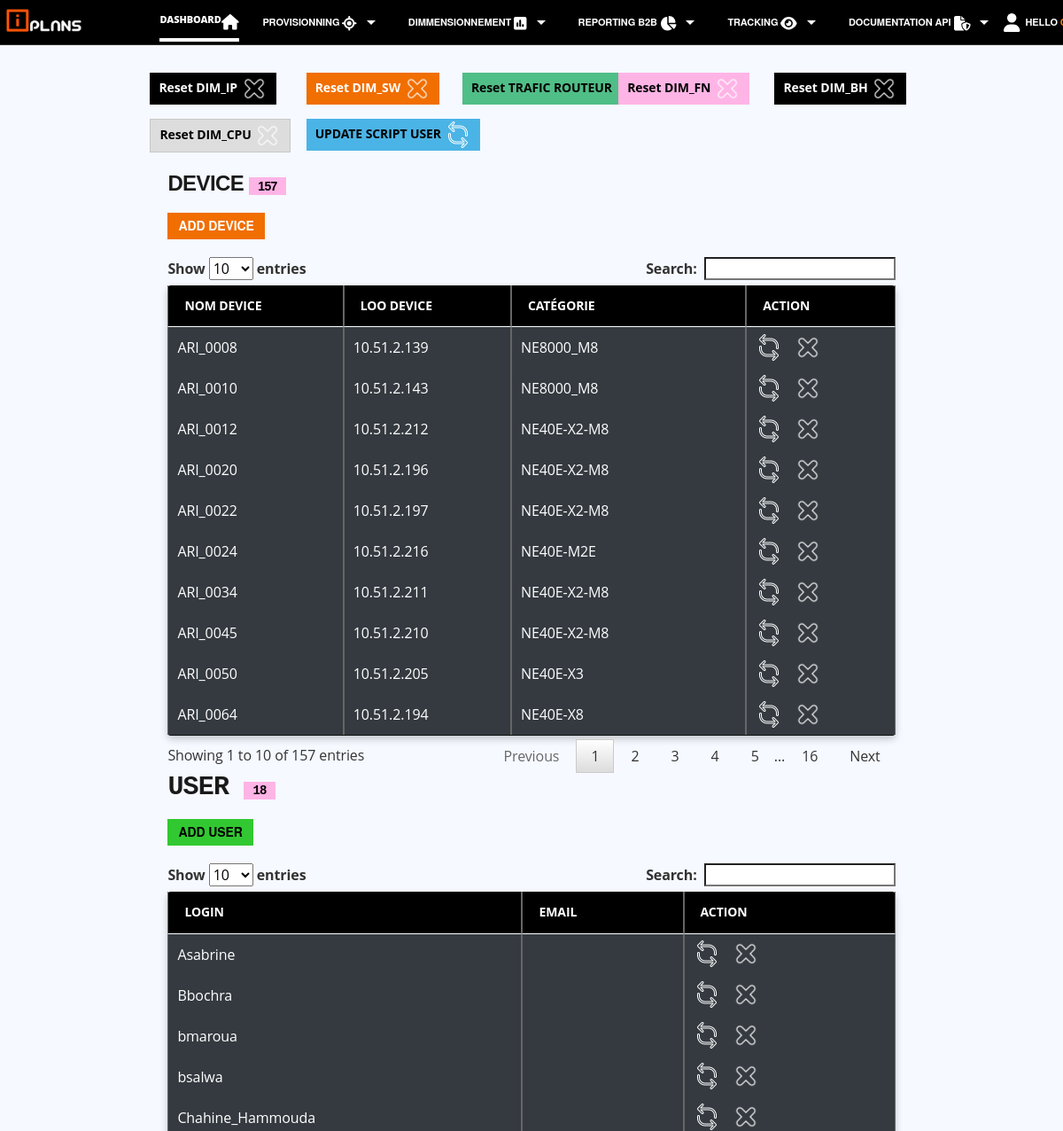
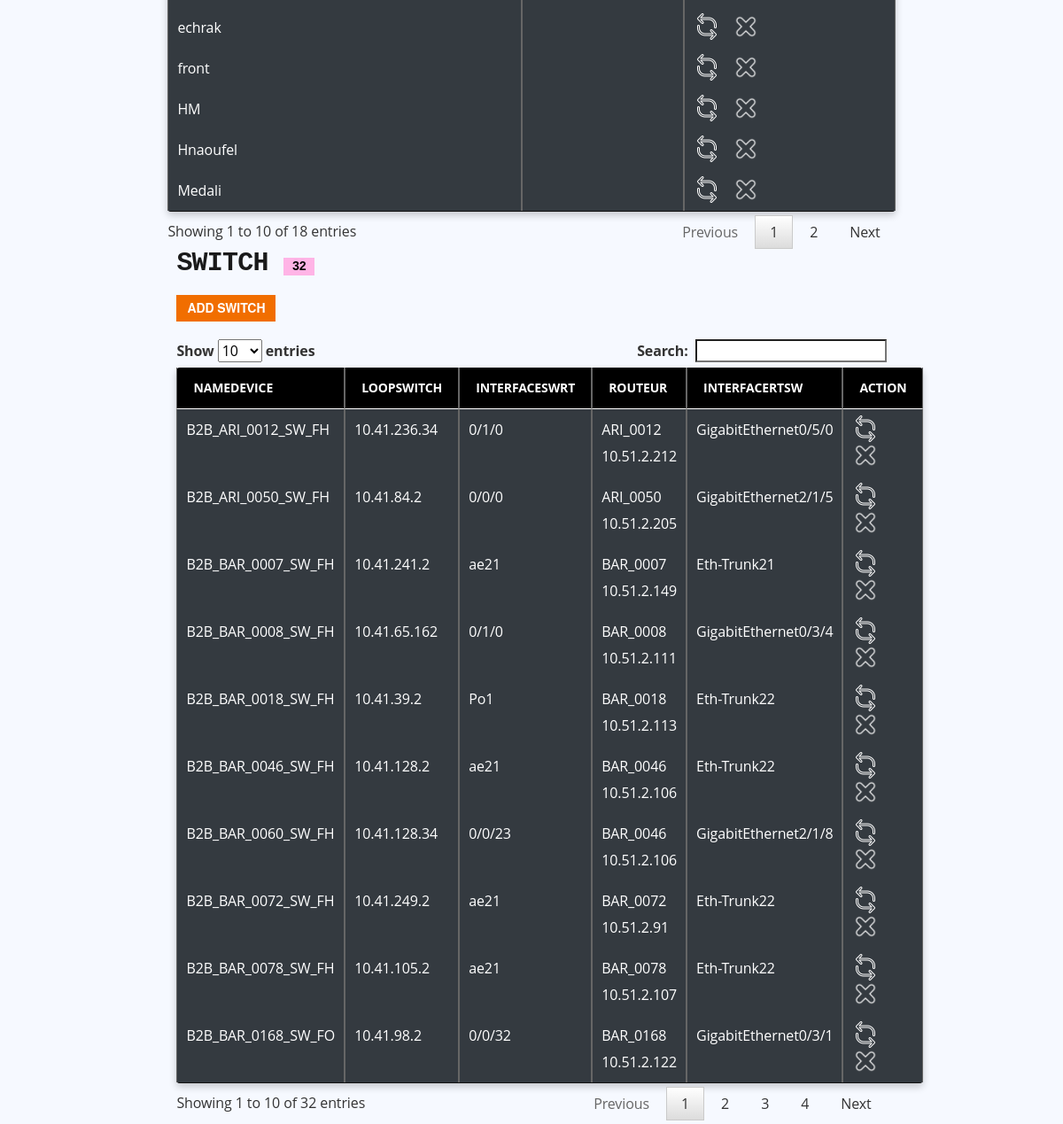
Screenshot of / (signed in) with the database file from the repository (2 pictures, top to bottom).
### list_routeurs/models.py (models this page shows, shortened)
class Routeur(models.Model):
    name=models.CharField(max_length=190, null=True, unique=True)
    Loopback=(
('10.51.2.1', '10.51.2.1'),
('10.51.2.10', '10.51.2.10'),
('10.51.2.100', '10.51.2.100'),
('10.51.2.101', '10.51.2.101'),
('10.51.2.102', '10.51.2.102'),
('10.51.2.103', '10.51.2.103'),
('10.51.2.104', '10.51.2.104'),
('10.51.2.105', '10.51.2.105'),
('10.51.2.106', '10.51.2.106'),
('10.51.2.107', '10.51.2.107'),
('10.51.2.108', '10.51.2.108'),
('10.51.2.109', '10.51.2.109'),
('10.51.2.11', '10.51.2.11'),
('10.51.2.110', '10.51.2.110'),
('10.51.2.111', '10.51.2.111'),
('10.51.2.112', '10.51.2.112'),
('10.51.2.113', '10.51.2.113'),
('10.51.2.114', '10.51.2.114'),
('10.51.2.115', '10.51.2.115'),
('10.51.2.116', '10.51.2.116'),
('10.51.2.117', '10.51.2.117'),
('10.51.2.118', '10.51.2.118'),
('10.51.2.119', '10.51.2.119'),
('10.51.2.12', '10.51.2.12'),
('10.51.2.120', '10.51.2.120'),
('10.51.2.121', '10.51.2.121'),
('10.51.2.122', '10.51.2.122'),
('10.51.2.123', '10.51.2.123'),
('10.51.2.124', '10.51.2.124'),
('10.51.2.125', '10.51.2.125'),
('10.51.2.126', '10.51.2.126'),
('10.51.2.127', '10.51.2.127'),
('10.51.2.128', '10.51.2.128'),
('10.51.2.129', '10.51.2.129'),
('10.51.2.13', '10.51.2.13'),
('10.51.2.130', '10.51.2.130'),
('10.51.2.131', '10.51.2.131'),
('10.51.2.132', '10.51.2.132'),
('10.51.2.133', '10.51.2.133'),
('10.51.2.134', '10.51.2.134'),
('10.51.2.135', '10.51.2.135'),
('10.51.2.136', '10.51.2.136'),
('10.51.2.137', '10.51.2.137'),
('10.51.2.138', '10.51.2.138'),
('10.51.2.139', '10.51.2.139'),
('10.51.2.14', '10.51.2.14'),
('10.51.2.140', '10.51.2.140'),
('10.51.2.141', '10.51.2.141'),
('10.51.2.142', '10.51.2.142'),
('10.51.2.143', '10.51.2.143'),
('10.51.2.144', '10.51.2.144'),
('10.51.2.145', '10.51.2.145'),
('10.51.2.146', '10.51.2.146'),
('10.51.2.147', '10.51.2.147'),
('10.51.2.148', '10.51.2.148'),
('10.51.2.149', '10.51.2.149'),
('10.51.2.15', '10.51.2.15'),
('10.51.2.151', '10.51.2.151'),
('10.51.2.152', '10.51.2.152'),
('10.51.2.153', '10.51.2.153'),
('10.51.2.154', '10.51.2.154'),
('10.51.2.155', '10.51.2.155'),
('10.51.2.156', '10.51.2.156'),
('10.51.2.157', '10.51.2.157'),
('10.51.2.158', '10.51.2.158'),
('10.51.2.159', '10.51.2.159'),
('10.51.2.16', '10.51.2.16'),
('10.51.2.160', '10.51.2.160'),
('10.51.2.161', '10.51.2.161'),
('10.51.2.162', '10.51.2.162'),
('10.51.2.163', '10.51.2.163'),
('10.51.2.164', '10.51.2.164'),
('10.51.2.165', '10.51.2.165'),
('10.51.2.166', '10.51.2.166'),
('10.51.2.167', '10.51.2.167'),
('10.51.2.168', '10.51.2.168'),
('10.51.2.169', '10.51.2.169'),
('10.51.2.17', '10.51.2.17'),
('10.51.2.170', '10.51.2.170'),
('10.51.2.171', '10.51.2.171'),
('10.51.2.172', '10.51.2.172'),
('10.51.2.173', '10.51.2.173'),
('10.51.2.174', '10.51.2.174'),
('10.51.2.175', '10.51.2.175'),
('10.51.2.176', '10.51.2.176'),
('10.51.2.177', '10.51.2.177'),
('10.51.2.178', '10.51.2.178'),
('10.51.2.179', '10.51.2.179'),
('10.51.2.18', '10.51.2.18'),
('10.51.2.180', '10.51.2.180'),
('10.51.2.181', '10.51.2.181'),
('10.51.2.182', '10.51.2.182'),
('10.51.2.183', '10.51.2.183'),
('10.51.2.184', '10.51.2.184'),
('10.51.2.185', '10.51.2.185'),
('10.51.2.186', '10.51.2.186'),
('10.51.2.187', '10.51.2.187'),
('10.51.2.188', '10.51.2.188'),
('10.51.2.189', '10.51.2.189'),
('10.51.2.19', '10.51.2.19'),
('10.51.2.190', '10.51.2.190'),
('10.51.2.191', '10.51.2.191'),
('10.51.2.192', '10.51.2.192'),
('10.51.2.193', '10.51.2.193'),
('10.51.2.194', '10.51.2.194'),
('10.51.2.195', '10.51.2.195'),
('10.51.2.196', '10.51.2.196'),
('10.51.2.197', '10.51.2.197'),
('10.51.2.198', '10.51.2.198'),
('10.51.2.199', '10.51.2.199'),
('10.51.2.2', '10.51.2.2'),
('10.51.2.20', '10.51.2.20'),
('10.51.2.201', '10.51.2.201'),
('10.51.2.202', '10.51.2.202'),
('10.51.2.203', '10.51.2.203'),
('10.51.2.204', '10.51.2.204'),
('10.51.2.205', '10.51.2.205'),
('10.51.2.206', '10.51.2.206'),
('10.51.2.207', '10.51.2.207'),
('10.51.2.208', '10.51.2.208'),
('10.51.2.209', '10.51.2.209'),
('10.51.2.21', '10.51.2.21'),
('10.51.2.210', '10.51.2.210'),
('10.51.2.211', '10.51.2.211'),
('10.51.2.212', '10.51.2.212'),
('10.51.2.213', '10.51.2.213'),
('10.51.2.214', '10.51.2.214'),
('10.51.2.215', '10.51.2.215'),
('10.51.2.216', '10.51.2.216'),
('10.51.2.217', '10.51.2.217'),
('10.51.2.218', '10.51.2.218'),
('10.51.2.219', '10.51.2.219'),
('10.51.2.22', '10.51.2.22'),
('10.51.2.220', '10.51.2.220'),
('10.51.2.221', '10.51.2.221'),
('10.51.2.222', '10.51.2.222'),
('10.51.2.223', '10.51.2.224'),
('10.51.2.225', '10.51.2.225'),
('10.51.2.226', '10.51.2.226'),
('10.51.2.227', '10.51.2.227'),
('10.51.2.228', '10.51.2.228'),
('10.51.2.229', '10.51.2.229'),
('10.51.2.23', '10.51.2.23'),
('10.51.2.230', '10.51.2.230'),
('10.51.2.231', '10.51.2.231'),
('10.51.2.232', '10.51.2.232'),
('10.51.2.233', '10.51.2.233'),
('10.51.2.234', '10.51.2.234'),
('10.51.2.235', '10.51.2.235'),
('10.51.2.236', '10.51.2.236'),
('10.51.2.237', '10.51.2.237'),
('10.51.2.238', '10.51.2.238'),
('10.51.2.239', '10.51.2.239'),
('10.51.2.24', '10.51.2.24'),
('10.51.2.240', '10.51.2.240'),
('10.51.2.241', '10.51.2.241'),
('10.51.2.242', '10.51.2.242'),
('10.51.2.243', '10.51.2.243'),
('10.51.2.244', '10.51.2.244'),
('10.51.2.245', '10.51.2.245'),
('10.51.2.246', '10.51.2.246'),
('10.51.2.247', '10.51.2.247'),
('10.51.2.248', '10.51.2.248'),
('10.51.2.249', '10.51.2.249'),
('10.51.2.25', '10.51.2.25'),
('10.51.2.250', '10.51.2.250'),
('10.51.2.251', '10.51.2.251'),
('10.51.2.252', '10.51.2.252'),
('10.51.2.253', '10.51.2.253'),
('10.51.2.254', '10.51.2.254'),
('10.51.2.26', '10.51.2.26'),
('10.51.2.27', '10.51.2.27'),
('10.51.2.28', '10.51.2.28'),
('10.51.2.29', '10.51.2.29'),
('10.51.2.3', '10.51.2.3'),
('10.51.2.30', '10.51.2.30'),
('10.51.2.31', '10.51.2.31'),
('10.51.2.32', '10.51.2.32'),
('10.51.2.33', '10.51.2.33'),
('10.51.2.34', '10.51.2.34'),
('10.51.2.35', '10.51.2.35'),
('10.51.2.36', '10.51.2.36'),
('10.51.2.37', '10.51.2.37'),
('10.51.2.38', '10.51.2.38'),
('10.51.2.39', '10.51.2.39'),
('10.51.2.4', '10.51.2.4'),
('10.51.2.40', '10.51.2.40'),
('10.51.2.41', '10.51.2.41'),
('10.51.2.42', '10.51.2.42'),
('10.51.2.43', '10.51.2.43'),
('10.51.2.44', '10.51.2.44'),
('10.51.2.45', '10.51.2.45'),
('10.51.2.46', '10.51.2.46'),
('10.51.2.47', '10.51.2.47'),
('10.51.2.48', '10.51.2.48'),
('10.51.2.49', '10.51.2.49'),
('10.51.2.5', '10.51.2.5'),
('10.51.2.50', '10.51.2.50'),
('10.51.2.51', '10.51.2.51'),
('10.51.2.52', '10.51.2.52'),
('10.51.2.53', '10.51.2.53'),
('10.51.2.54', '10.51.2.54'),
('10.51.2.55', '10.51.2.55'),
('10.51.2.56', '10.51.2.56'),
('10.51.2.57', '10.51.2.57'),
('10.51.2.58', '10.51.2.58'),
('10.51.2.59', '10.51.2.59'),
('10.51.2.6', '10.51.2.6'),
('10.51.2.60', '10.51.2.60'),
('10.51.2.61', '10.51.2.61'),
('10.51.2.62', '10.51.2.62'),
('10.51.2.63', '10.51.2.63'),
('10.51.2.64', '10.51.2.64'),
('10.51.2.65', '10.51.2.65'),
('10.51.2.66', '10.51.2.66'),
('10.51.2.67', '10.51.2.67'),
('10.51.2.68', '10.51.2.68'),
('10.51.2.69', '10.51.2.69'),
('10.51.2.7', '10.51.2.7'),
('10.51.2.70', '10.51.2.70'),
('10.51.2.71', '10.51.2.71'),
('10.51.2.72', '10.51.2.72'),
('10.51.2.73', '10.51.2.73'),
('10.51.2.74', '10.51.2.74'),
('10.51.2.75', '10.51.2.75'),
('10.51.2.76', '10.51.2.76'),
('10.51.2.78', '10.51.2.78'),
('10.51.2.79', '10.51.2.79'),
('10.51.2.8', '10.51.2.8'),
('10.51.2.80', '10.51.2.80'),
('10.51.2.81', '10.51.2.81'),
('10.51.2.82', '10.51.2.82'),
('10.51.2.83', '10.51.2.83'),
('10.51.2.84', '10.51.2.84'),
('10.51.2.85', '10.51.2.85'),
('10.51.2.86', '10.51.2.86'),
('10.51.2.87', '10.51.2.87'),
('10.51.2.88', '10.51.2.88'),
('10.51.2.89', '10.51.2.89'),
('10.51.2.9', '10.51.2.9'),
('10.51.2.90', '10.51.2.90'),
('10.51.2.91', '10.51.2.91'),
('10.51.2.92', '10.51.2.92'),
('10.51.2.93', '10.51.2.93'),
('10.51.2.94', '10.51.2.94'),
('10.51.2.95', '10.51.2.95'),
('10.51.2.96', '10.51.2.96'),
('10.51.2.97', '10.51.2.97'),
('10.51.2.98', '10.51.2.98'),
('10.51.2.99', '10.51.2.99'),
    )
    Loopback=models.CharField(max_length=100, null=True,choices=Loopback,unique=True)
    category=(
            ('NE40E-X3','NE40E-X3'),
            ('NE40E-M2E','NE40E-M2E'),
            ('NE40E-X16A(V8)','NE40E-X16A(V8)'),
            ('NE40E-X2-M8','NE40E-X2-M8'),
            ('NE40E-X2-M8A','NE40E-X2-M8A'),
            ('NE40E-X8','NE40E-X8'),
            ('NE40E-X8A(V8)','NE40E-X8A(V8)'),
            ('NE8000_M8','NE8000_M8'),
            ('NE8000_M14','NE8000_M14'),
    )
    category=models.CharField(max_length=100, null=True,choices=category)
    percentmemory=models.FloatField(null=True,blank=True,default=0)
    percentcpu=models.FloatField(null=True,blank=True,default=0)
    def __str__(self):
        return self.name + "\n\n" + self.Loopback

class Switch(models.Model):
    namedevice=models.CharField(max_length=100, null=True,unique=True)
    loopswitch=models.CharField(max_length=100, null=True,unique=True)
    interfaceswrt=models.CharField(max_length=100, null=True)
    routeur=models.ForeignKey(Routeur,null=True,on_delete=models.SET_NULL, to_field='Loopback')
    interfacertsw=models.CharField(max_length=100, null=True)
    percent=models.FloatField(null=True,blank=True,default=0)
    capa=models.CharField(max_length=20000, null=True,default="1G")
    date=models.DateTimeField(auto_now_add=True, null=True)

### list_routeurs/decorators.py (the view, shortened to what this page needs)
        def wrapper_func(request, *args, **Kwargs):
            group =None
            if request.user.groups.exists():
                group=request.user.groups.all()[0].name
            if group == 'admin':
                return view_func(request, *args, **Kwargs )

### list_routeurs/templates/liste_routeur/dashboard.html (shortened to what this page needs)
 {% load static  %}
 {% include 'liste_routeur/head.html' %}
   <div class="container">
<div class="container-fluid">
                 <div class="row   row-cols-md-5 g-3">
            <div class="col">
                              <span class="badge  bg-secondary">Reset DIM_IP   <a href="{% url 'SCADMINBBIP' %}" class="link-success"><img src="{% static '/images/icons8-delete-64.png' %}" width="30px" alt="My image"> </a></span>
</div>
  <div class="col">
      <span class="badge  bg-primary">Reset DIM_SW   <a href="{% url 'SCADMINSW' %}" class="link-success"><img src="{% static '/images/icons8-delete-64.png' %}" width="30px" alt="My image"> </a></span>
                            </div>
                     <div class="col">
                        <span class="badge  bg-success">Reset TRAFIC ROUTEUR  <a href="{% url 'SCADMINBBTRAFIC' %}" class="link-success"><img src="{% static '/images/icons8-delete-64.png' %}" width="30px" alt="My image"> </a></span>
                            </div>
                          <div class="col">
                              <span class="badge    bg-danger">
                                  Reset DIM_FN   <a href="{% url 'SCADMINFN' %}" class="link-success"><img src="{% static '/images/icons8-delete-64.png' %}" alt="My image" width="30px" > </a></span>
                    </div>
                        <div class="col">
                            <span class="badge  bg-secondary">
                      Reset DIM_BH  <a href="{% url 'SCADMINBH' %}" class="link-success"><img src="{% static '/images/icons8-delete-64.png' %}" alt="My image" width="30px"> </a>
                            </span>
                        </div>
  <div class="col">
      <span class="badge  bg-light">
                                                  Reset DIM_CPU   <a href="{% url 'SCADMINCPU' %}" class="link-success"><img src="{% static '/images/icons8-delete-64.png' %}" alt="My image" width="30px"> </a> </span>
                        </div>
<div class="col">
    <span class="badge  bg-info"> UPDATE SCRIPT USER   <a href="{% url 'SCADMIN' %}" class="link-success"><img src="{% static '/images/icons8-refresh-60.png' %}" alt="My image" width="30px"> </a></span></div>
                 </div>
       <br>
     <div class="container">
        <div class="col">
          <h3 id="search">DEVICE <span class="badge bg-danger"> {{nbrN40}}</span>
           <h6><a href="{% url 'create' %}"class="btn btn-warning btn-sm"><h7 class="fw-bold     "> ADD DEVICE</a>
           </h6>
                  <table id="example" class="table table-dark  table-bordered" style="width:100%">
  <thead>
    <tr>
      <th scope="col" >Nom DEVICE</th>
      <th scope="col">LOo DEVICE</th>
      <th scope="col">Catégorie</th>
      <th scope="col">Action</th>
    </tr>
  </thead>
  <tbody>
  {% for item in NE40 %}
    <tr>
      <td>{{item.name}}</td>
      <td>{{item.Loopback}}</td>
      <td>{{item.category}}</td>
      <td> <a href="{% url 'update' item.id %}" class="link-success"><img src="{% static '/images/icons8-refresh-60.png' %}" alt="My image"></a>
      <a href="{% url 'deleterouteur' item.id %}" class="link-danger"><img src="{% static '/images/icons8-delete-64.png' %}" alt="My image"></a>
    </tr>
  {% endfor %}
  </tbody>
</table>
                 </div>
        <div class="col">
           <h2 class="fw-bold  font-monospace  " >USER <span class="badge bg-danger">  {{nbr_user}}</span></h4>
   <h6> <a href="{% url 'register' %}"class="btn btn-success btn-sm"> </i><h7 class="fw-bold     "> ADD USER</a>
    </h6>
     <table id="example1" class="table table-dark  table-bordered" style="width:100%">
  <thead>
    <tr>
      <th scope="col">login</th>
      <th scope="col">email</th>
      <th scope="col">Action</th>
    </tr>
  </thead>
  <tbody>
    {% for item in user %}
    <tr>
      <td>{{item.username}}</td>
      <td>{{item.email}}</td>
           <td> <a  href="{% url 'updateuser' item.id %}" class="link-success"><img src="{% static '/images/icons8-refresh-60.png' %}" alt="My image"></a>
      <a href="{% url 'deleteuser' item.id %}" class="link-danger"><img src="{% static '/images/icons8-delete-64.png' %}" alt="My image"></a>
      </td>
    </tr>
    {% endfor %}
  </tbody>
</table>
        <div class="col">
           <h2 class="fw-bold  font-monospace  " >SWITCH <span class="badge bg-danger">  {{nbrsw}}</span></h4>
   <h6><a href="{% url 'createswitch' %}"class="btn btn-warning btn-sm"><h7 class="fw-bold     "> ADD SWITCH</a>
    </h6>
     <table id="example2" class="table table-dark  table-bordered" style="width:100%">
  <thead>
    <tr>
      <th scope="col">namedevice</th>
      <th scope="col">loopswitch</th>
      <th scope="col">interfaceswrt</th>
<th scope="col">routeur</th>
<th scope="col">interfacertsw</th>
<th scope="col">Action</th>
    </tr>
  </thead>
  <tbody>
    {% for item in switch %}
    <tr>
      <td>{{item.namedevice}}</td>
      <td>{{item.loopswitch}}</td>
      <td>{{item.interfaceswrt}}</td>
      <td>{{item.routeur}}</td>
      <td>{{item.interfacertsw}}</td>
           <td> <a  href="{% url 'updateswitch' item.id %}" class="link-success"><img src="{% static '/images/icons8-refresh-60.png' %}" alt="My image"></a>
      <a  href="{% url 'deleteswitch' item.id %}"class="link-danger"><img src="{% static '/images/icons8-delete-64.png' %}" alt="My image"></a>
      </td>
    </tr>
    {% endfor %}
  </tbody>
</table>
</body>
</html>

### rows the page displays
Routeur: name "ARI_0012", Loopback "10.51.2.212", category "NE40E-X2-M8"
Routeur: name "ARI_0050", Loopback "10.51.2.205", category "NE40E-X3"
Routeur: name "ARI_0022", Loopback "10.51.2.197", category "NE40E-X2-M8"
Routeur: name "ARI_0020", Loopback "10.51.2.196", category "NE40E-X2-M8"
Routeur: name "ARI_0034", Loopback "10.51.2.211", category "NE40E-X2-M8"
Routeur: name "ARI_0045", Loopback "10.51.2.210", category "NE40E-X2-M8"
Routeur: name "ARI_0024", Loopback "10.51.2.216", category "NE40E-M2E"
Routeur: name "ARI_0010", Loopback "10.51.2.143", category "NE8000_M8"
Routeur: name "ARI_0008", Loopback "10.51.2.139", category "NE8000_M8"
Routeur: name "ARI_0064", Loopback "10.51.2.194", category "NE40E-X8"
Switch: namedevice "B2B_ARI_0012_SW_FH", loopswitch "10.41.236.34", interfaceswrt "0/1/0", routeur "ARI_0012 10.51.2.212", interfacertsw "GigabitEthernet0/5/0"
Switch: namedevice "B2B_BAR_0168_SW_FO", loopswitch "10.41.98.2", interfaceswrt "0/0/32", routeur "BAR_0168 10.51.2.122", interfacertsw "GigabitEthernet0/3/1"
Switch: namedevice "B2B_ARI_0050_SW_FH", loopswitch "10.41.84.2", interfaceswrt "0/0/0", routeur "ARI_0050 10.51.2.205", interfacertsw "GigabitEthernet2/1/5"
Switch: namedevice "B2B_BAR_0008_SW_FH", loopswitch "10.41.65.162", interfaceswrt "0/1/0", routeur "BAR_0008 10.51.2.111", interfacertsw "GigabitEthernet0/3/4"
Switch: namedevice "B2B_BAR_0018_SW_FH", loopswitch "10.41.39.2", interfaceswrt "Po1", routeur "BAR_0018 10.51.2.113", interfacertsw "Eth-Trunk22"
Switch: namedevice "B2B_BAR_0046_SW_FH", loopswitch "10.41.128.2", interfaceswrt "ae21", routeur "BAR_0046 10.51.2.106", interfacertsw "Eth-Trunk22"
Switch: namedevice "B2B_BAR_0072_SW_FH", loopswitch "10.41.249.2", interfaceswrt "ae21", routeur "BAR_0072 10.51.2.91", interfacertsw "Eth-Trunk22"
Switch: namedevice "B2B_BAR_0078_SW_FH", loopswitch "10.41.105.2", interfaceswrt "ae21", routeur "BAR_0078 10.51.2.107", interfacertsw "Eth-Trunk22"
Switch: namedevice "B2B_BAR_0007_SW_FH", loopswitch "10.41.241.2", interfaceswrt "ae21", routeur "BAR_0007 10.51.2.149", interfacertsw "Eth-Trunk21"
Switch: namedevice "B2B_BAR_0060_SW_FH", loopswitch "10.41.128.34", interfaceswrt "0/0/23", routeur "BAR_0046 10.51.2.106", interfacertsw "GigabitEthernet2/1/8"

### other values shown
{{ nbrN40 }} "157"
{{ nbr_user }} "18"
{{ item.username }} "Medali"
{{ item.username }} "Bbochra"
{{ item.username }} "Hnaoufel"
{{ item.username }} "Asabrine"
{{ item.username }} "bmaroua"
{{ item.username }} "echrak"
{{ item.username }} "Chahine_Hammouda"
{{ item.username }} "bsalwa"
{{ item.username }} "front"
{{ item.username }} "HM"
{{ nbrsw }} "32"
